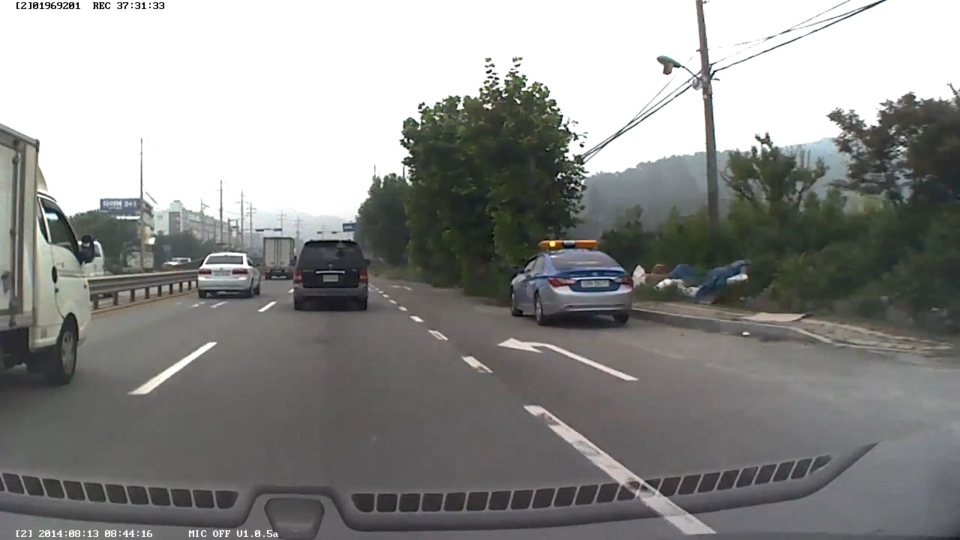
#> input picture sample.JPG, 1920 x 1080 px (shown at 1/2 size)
$ jupyter execute --allow-errors yolov3.ipynb   (shell and % lines are left out)
#> lines starting #> are read from the running program, lines starting #| are printed output that depends on the picture
[cell 1]
import cv2
import numpy as np

[cell 2]
%cd /content/drive/MyDrive/yolov3

#> (a cell that did not finish here is left out)

[cell 4]
# 이미지 가져오기
img = cv2.imread("sample.JPG")
#> img is the input picture: shape (1080, 1920, 3); mean B, G, R 139.4, 141.2, 140.6
img = cv2.resize(img, None, fx=0.4, fy=0.4)
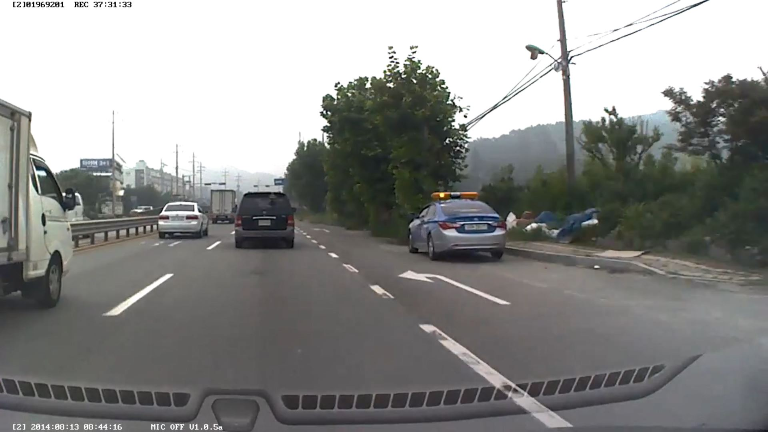
#> img: shape (432, 768, 3); mean B, G, R 139.4, 141.2, 140.6
height, width, channels = img.shape
#> height = 432; width = 768; channels = 3

[cell 5]
# Detecting objects
blob = cv2.dnn.blobFromImage(img, 0.00392, (416, 416), (0, 0, 0), True, crop=False)
#> (the rest of this cell did not finish here and is left out)

[cell 6]
class_ids = []
confidences = []
boxes = []
#> (the rest of this cell did not finish here and is left out)

[cell 7]
indexes = cv2.dnn.NMSBoxes(boxes, confidences, 0.5, 0.4)

[cell 8]
from google.colab.patches import cv2_imshow

font = cv2.FONT_HERSHEY_PLAIN
for i in range(len(boxes)):
    if i in indexes:
        x, y, w, h = boxes[i]
        label = str(classes[class_ids[i]])
        color = colors[i]
        cv2.rectangle(img, (x, y), (x + w, y + h), color, 2)
        cv2.putText(img, label, (x, y + 30), font, 3, color, 3)
